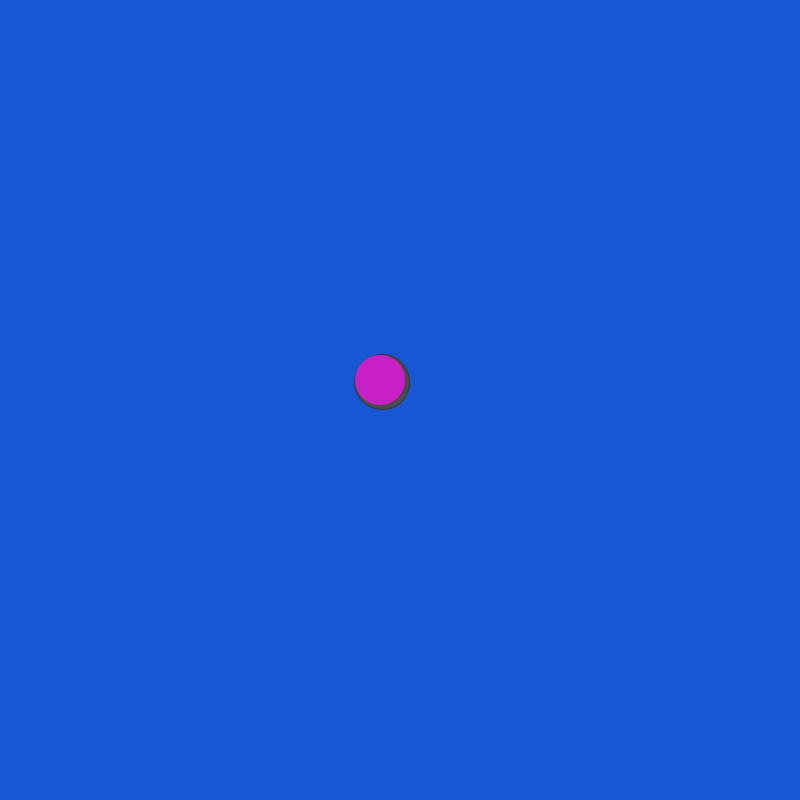
Frame 1 (no input)
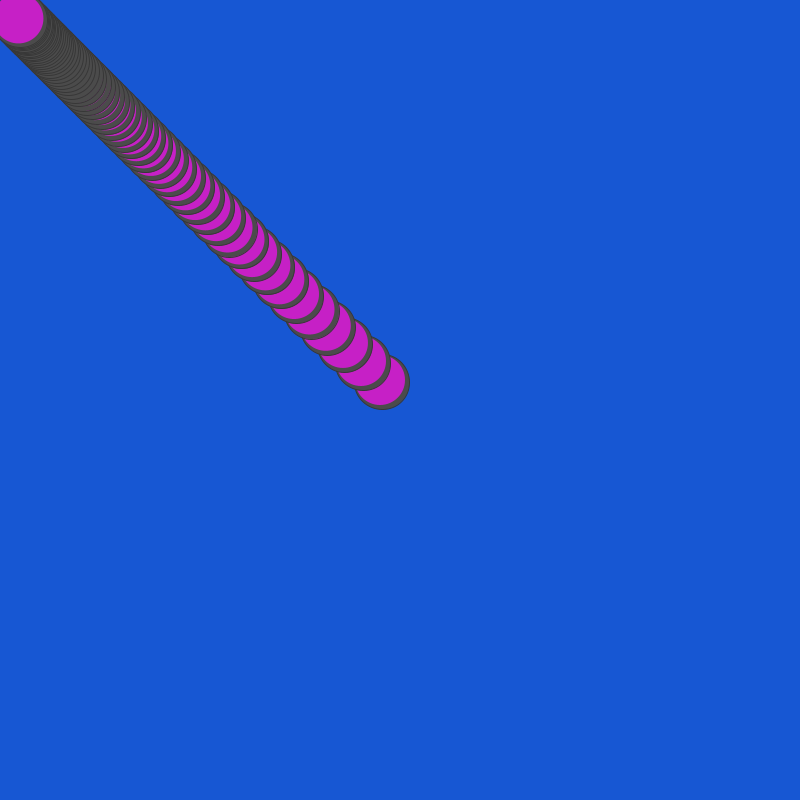
Frame 60 (the mouse pressed at the canvas centre just before this capture)
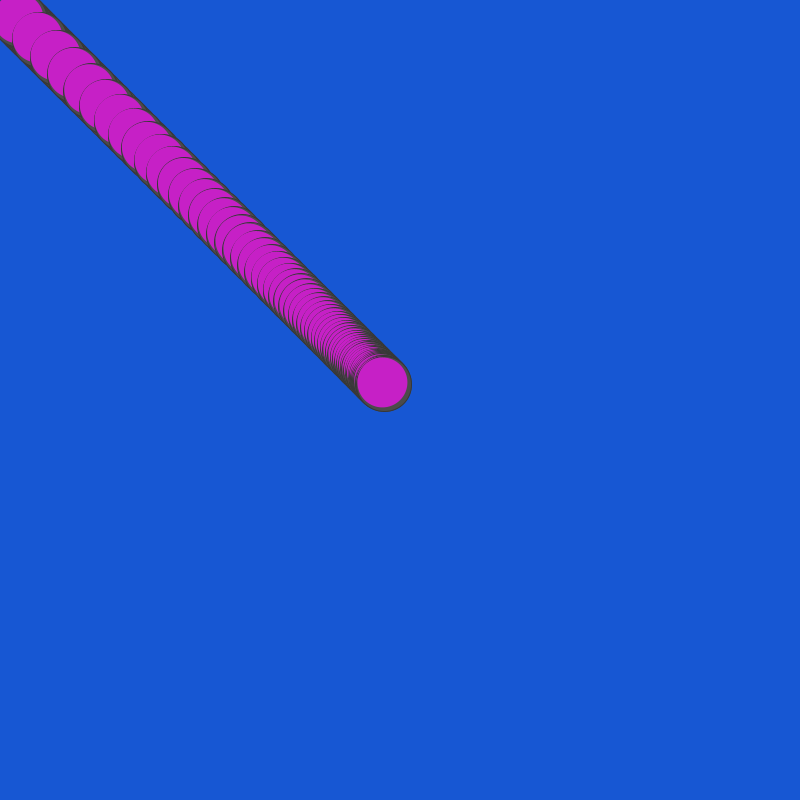
Frame 120 (the mouse held since frame 60 and released just before this capture)

The Processing sketch that drew these frames (run headless with seeded random() and noise(); from frame 60 on, the mouse is pressed at the canvas centre):

// Processing sketch: processing_178499
// ── processing_178499.pde

float y;
float x;

 
void setup()
{
  size(800, 800);
  background(#1757D3);
  x=width/2;
  y=height/2;
}
 
void draw()
{
  //fill(#C620C6);
  //rect(0, 0, width, height);
  x = x + (mouseX-x)/20;
  y = y + (mouseY-y)/20;
  //noStroke();
  stroke(55);
  fill(75);
  ellipse(x+2, y+2, 55, 55);
  noStroke();
  fill(#C620C6);
ellipse(x, y, 50, 50);
 
fill(#C620C6);
ellipse(x-5, y-5, 35, 35);
}
